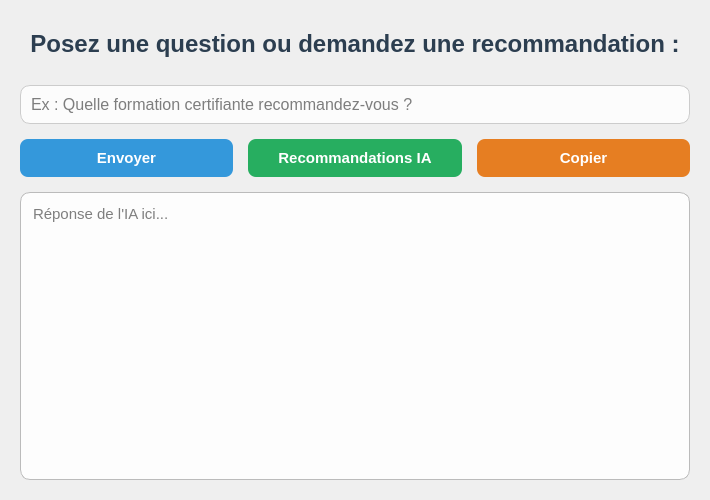
<?xml version="1.0" encoding="UTF-8"?>
<ui version="4.0">
 <class>ChatbotIA</class>
 <widget class="QDialog" name="ChatbotIA">
  <property name="geometry">
   <rect>
    <x>0</x>
    <y>0</y>
    <width>620</width>
    <height>500</height>
   </rect>
  </property>
  <property name="windowTitle">
   <string>Assistant IA - Aide à la décision</string>
  </property>
  <property name="styleSheet">
   <string notr="true">
QDialog {
    background-color: qlineargradient(x1:0, y1:0, x2:1, y2:1,
                      stop:0 #ecf0f1, stop:1 #d0e0f0);
    border-radius: 15px;
}
QLabel#labelTitre {
    font-size: 18pt;
    font-weight: bold;
    color: #2c3e50;
    padding: 10px;
    border-bottom: 2px solid #95a5a6;
}
QLineEdit {
    background-color: rgba(255, 255, 255, 0.8);
    font-size: 12pt;
    padding: 8px;
    border-radius: 10px;
    border: 1px solid #ccc;
}
QPushButton {
    font-weight: bold;
    font-size: 11pt;
    padding: 10px;
    border-radius: 8px;
    color: white;
}
QPushButton#btnEnvoyerQuestion {
    background-color: #3498db;
}
QPushButton#btnEnvoyerQuestion:hover {
    background-color: #2980b9;
}
QPushButton#btnRecommander {
    background-color: #27ae60;
}
QPushButton#btnRecommander:hover {
    background-color: #1e8449;
}
QPushButton#btnCopierTexte {
    background-color: #e67e22;
}
QPushButton#btnCopierTexte:hover {
    background-color: #d35400;
}
QPlainTextEdit {
    background-color: rgba(255, 255, 255, 0.85);
    font-size: 11pt;
    border-radius: 10px;
    padding: 8px;
    border: 1px solid #bbb;
}
   </string>
  </property>
  <layout class="QVBoxLayout" name="verticalLayout">
   <property name="spacing">
    <number>15</number>
   </property>
   <property name="leftMargin">
    <number>20</number>
   </property>
   <property name="topMargin">
    <number>20</number>
   </property>
   <property name="rightMargin">
    <number>20</number>
   </property>
   <property name="bottomMargin">
    <number>20</number>
   </property>
   <item>
    <widget class="QLabel" name="labelTitre">
     <property name="text">
      <string>Posez une question ou demandez une recommandation :</string>
     </property>
     <property name="alignment">
      <set>Qt::AlignCenter</set>
     </property>
    </widget>
   </item>
   <item>
    <widget class="QLineEdit" name="lineEditInputQuestion">
     <property name="placeholderText">
      <string>Ex : Quelle formation certifiante recommandez-vous ?</string>
     </property>
     <property name="minimumHeight">
      <number>40</number>
     </property>
    </widget>
   </item>
   <item>
    <layout class="QHBoxLayout" name="horizontalLayoutButtons">
     <item>
      <widget class="QPushButton" name="btnEnvoyerQuestion">
       <property name="text">
        <string>Envoyer</string>
       </property>
      </widget>
     </item>
     <item>
      <widget class="QPushButton" name="btnRecommander">
       <property name="text">
        <string>Recommandations IA</string>
       </property>
      </widget>
     </item>
     <item>
      <widget class="QPushButton" name="btnCopierTexte">
       <property name="text">
        <string>Copier</string>
       </property>
      </widget>
     </item>
    </layout>
   </item>
   <item>
    <widget class="QPlainTextEdit" name="plainTextEditReponse">
     <property name="readOnly">
      <bool>true</bool>
     </property>
     <property name="placeholderText">
      <string>Réponse de l'IA ici...</string>
     </property>
     <property name="minimumHeight">
      <number>250</number>
     </property>
    </widget>
   </item>
  </layout>
 </widget>
 <resources/>
 <connections/>
</ui>
